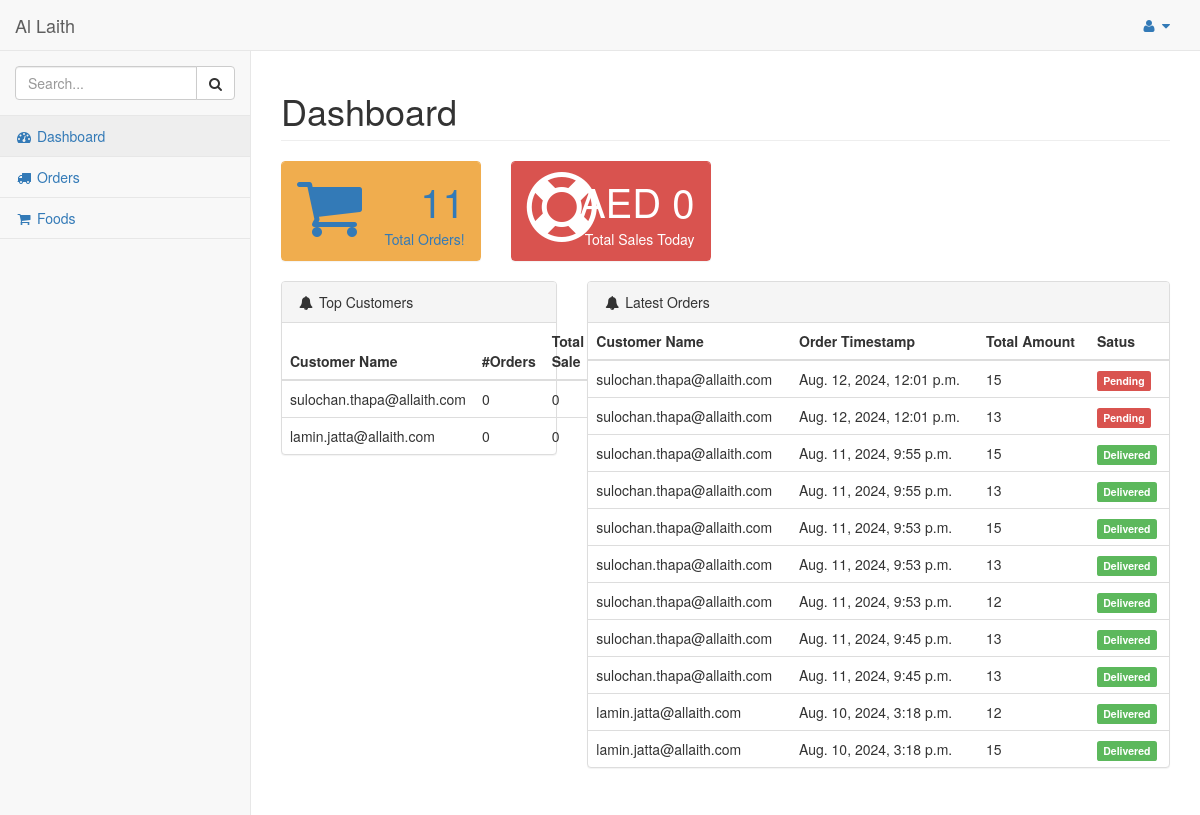
The page /dashboard/admin/ (signed in) on the database as committed earlier.
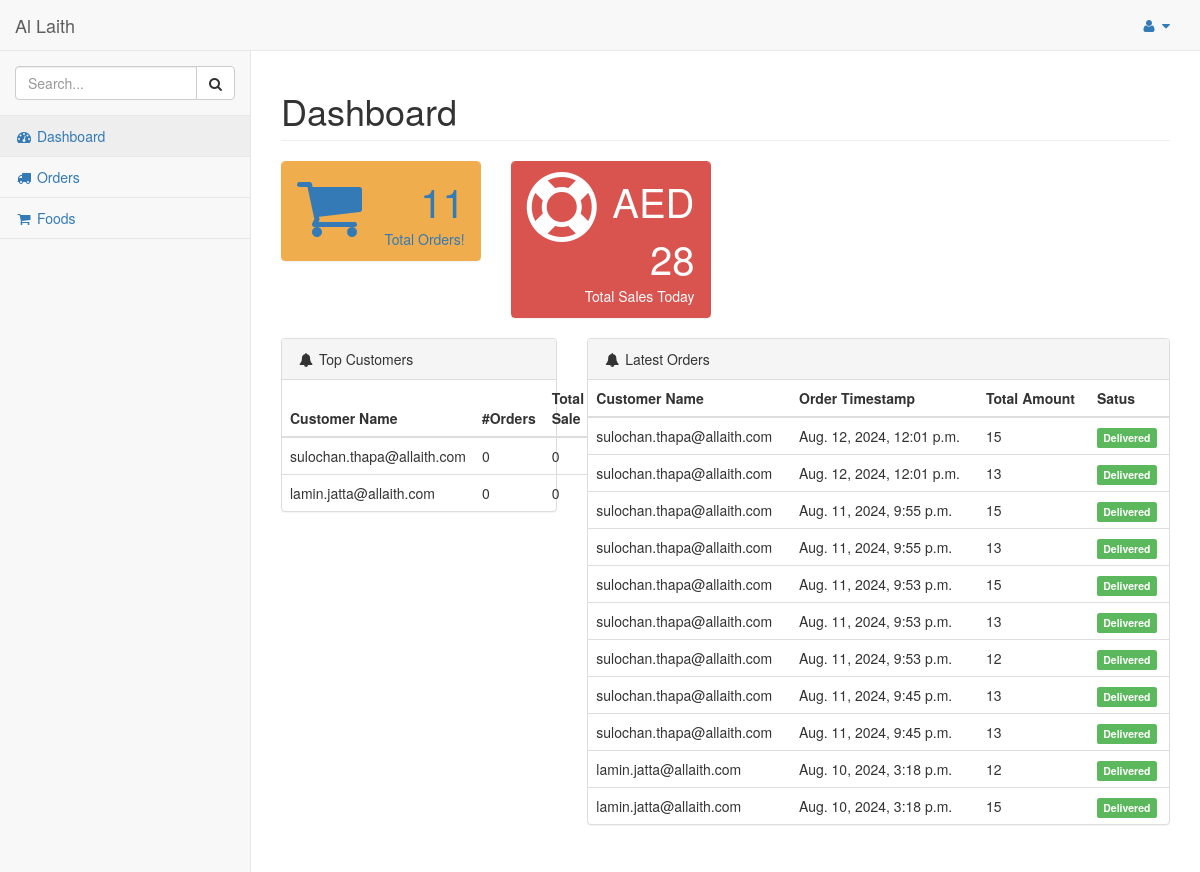
The same page on the database as committed later.
### hotel/models.py (models this page shows, shortened)
class Order(models.Model):
    pending = 'Pending'
    completed = 'Completed'
    STATUS = (
        (pending,pending),
        (completed,completed),
    )
    customer = models.ForeignKey(Customer,on_delete=models.CASCADE)
    order_timestamp = models.DateTimeField(auto_now_add=True)
    delivery_status = models.CharField(max_length = 100, choices = STATUS)
    if_cancelled = models.BooleanField(default = False)
    total_amount = models.IntegerField()

class Customer(models.Model):
    customer = models.ForeignKey(User, on_delete=models.CASCADE)
    orders = models.IntegerField(default=0)
    total_sale = models.IntegerField(default=0)

### hotel/views.py (the view)
# urls.py: url(r'^dashboard/admin/$', views.dashboard_admin, name='dashboard_admin'),
@login_required
@staff_member_required
def dashboard_admin(request):
    orders = Order.objects.count()
    customers = Customer.objects.count()
    completed_orders = Order.objects.filter(delivery_status="Completed",   order_timestamp__date=timezone.now().date())
    top_customers = Customer.objects.filter().order_by('-total_sale')
    latest_orders = Order.objects.filter().order_by('-order_timestamp')
    sales = 0
    for order in completed_orders:
        sales += order.total_amount
    context = {
        'orders':orders,
        'customers':customers,
        'sales':sales,
        'top_customers': top_customers,
        'latest_orders':latest_orders,
    }
    return render(request, 'admin_temp/index.html', context)

### hotel/templates/admin_temp/index.html (shortened to what the changed rows need)
{% load static %}
{% include "includes/base.html" %}
{% include "includes/navbarheader.html" %}
</nav>
<div id="page-wrapper">
    <div class="row">
        <div class="col-lg-12">
            <h1 class="page-header">Dashboard</h1>
        </div>
    </div>
    <div class="row">
        <div class="col-lg-3 col-md-6">
            <div class="panel panel-red">
                <div class="panel-heading">
                    <div class="row">
                        <div class="col-xs-9 text-right">
                            <div class="huge">AED {{sales}}</div>
                            <div>Total Sales Today</div>
                        </div>
                    </div>
                </div>
            </div>
        </div>
    </div>
            <div class="row">
                <div class="col-lg-4">
                    <div class="panel panel-default">
                        <table class="table">
                          <thead>
                            <tr>
                              <th scope="col">Customer Name</th>
                              <th scope="col">#Orders</th>
                              <th scope="col">Total Sale</th>
                            </tr>
                          </thead>
                        </table>
                    </div>
                </div>
                <div class="col-lg-8">
                    <div class="panel panel-default">
                        <table class="table">
                          <thead>
                            <tr>
                              <th scope="col">Customer Name</th>
                              <th scope="col">Order Timestamp</th>
                              <th scope="col">Total Amount</th>
                              <th scope="col">Satus</th>
                            </tr>
                          </thead>
                          <tbody>
                            {% for order in latest_orders %}
                              <td>{{order.customer.customer.email}}</td>
                              <td>{{order.order_timestamp}}</td>
                              <td>{{order.total_amount}}</td>
                              <td>
                                  {% if order.delivery_status == "Completed" %}
                                    <span class="label label-success">Delivered</span>
                                  {% elif order.delivery_status == "Processing" %}
                                    <span class="label label-warning">Processing</span>
                                  {% else %}
                                    <span class="label label-danger">Pending</span>
                                  {% endif %}
                              </td>
                            {% endfor %}
                          </tbody>
                        </table>
                    </div>
                </div>
            </div>
        </div>
    </div>
{% include "includes/scripts.html" %}

Rows that differ between the two databases and show on the page:
changed Order (number 1 of 11 on the later page): delivery_status "Pending" → "Delivered"
changed Order (number 2 of 11 on the later page): delivery_status "Pending" → "Delivered"
Other text that changed with them:
{{ sales }}: "0" → "28"
